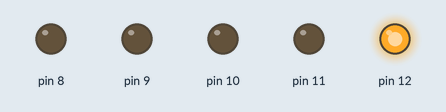
Simulated run of this sketch. Board: Arduino Uno, built with avr-gcc and run on an emulated ATmega328P. On the bench: output pins drawn as LEDs (lit = HIGH).

Above: at 0.1 s.
At 1.0 s:
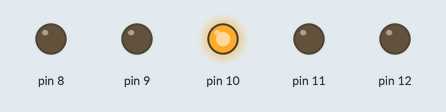
At 1.47 s:
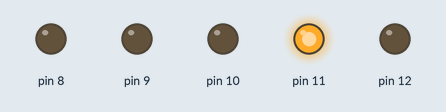
At 1.9 s:
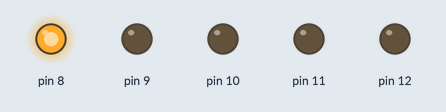
At 2.92 s:
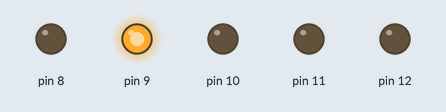
Timing chart, 0 to 3.2 s (numbered marks = the images above):
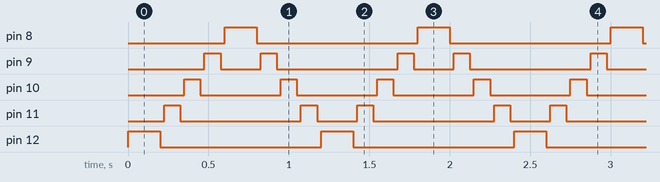

The sketch:

sketch_jul10a.ino
```cpp
void setup() {
  // put your setup code here, to run once:
pinMode(12, OUTPUT);
  pinMode(11, OUTPUT);
  pinMode(10, OUTPUT);
  pinMode(9, OUTPUT);
  pinMode(8, OUTPUT);
}

void loop() {
  // put your main code here, to run repeatedly:
//big pause on pin 12
  digitalWrite(12,HIGH);
  delay(200);
  digitalWrite(12,LOW);
  delay(25);
  digitalWrite(11,HIGH);
  delay(100);
  digitalWrite(11,LOW);
 delay(25);
  digitalWrite(10,HIGH);
  delay(100);
  digitalWrite(10,LOW);
 delay(25);
  digitalWrite(9,HIGH);
  delay(100);
  digitalWrite(9,LOW);
 delay(25);
// big pause on pin 8
digitalWrite(8, HIGH);
  delay(200);
  digitalWrite(8, LOW);
 delay(25);
  digitalWrite(9,HIGH);
  delay(100);
  digitalWrite(9,LOW);
 delay(25);
  digitalWrite(10,HIGH);
  delay(100);
  digitalWrite(10,LOW);
 delay(25);
  digitalWrite(11,HIGH);
  delay(100);
  digitalWrite(11,LOW);
 delay(25);

}
```

Measured:
- by itself, pin 8, pin 12: alternates HIGH for 0.20 s and LOW for 1.0 s
- by itself, pin 9: repeats every 1.2 s: LOW 0.25 s, HIGH 0.10 s, LOW 0.75 s, HIGH 0.10 s
- by itself, pin 10: alternates HIGH for 0.10 s and LOW for 0.50 s
- by itself, pin 11: repeats every 1.2 s: LOW 0.75 s, HIGH 0.10 s, LOW 0.25 s, HIGH 0.10 s
